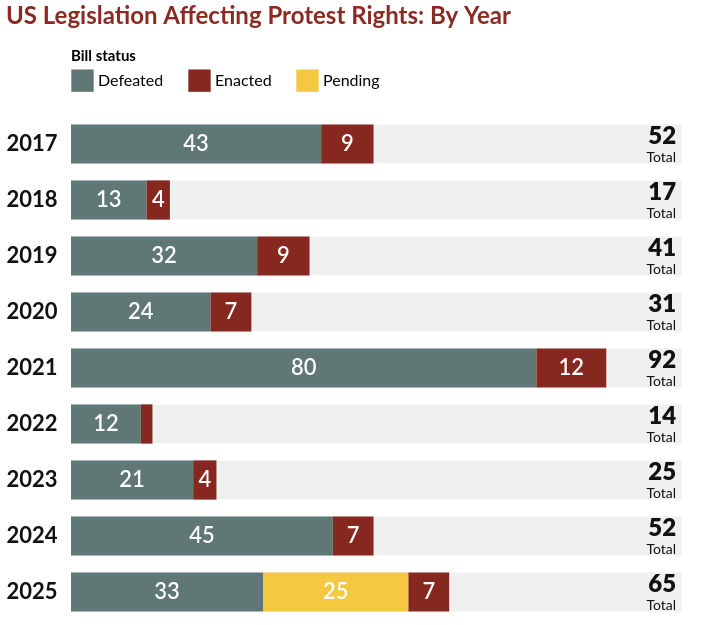

Express this chart as Vega-Lite.
### Vega-Lite specification from a JSON file in a GitHub repository (floating-point values rounded to 4 significant figures)
{"$schema": "https://vega.github.io/schema/vega-lite/v6.json", "title": {"text": "US Legislation Affecting Protest Rights: By Year", "anchor": "start", "color": "#8b2a22", "fontSize": 24, "fontWeight": "bold", "offset": 20}, "width": 640, "height": {"step": 56}, "data": {"values": [{"year": "2017", "Defeated": 43, "Pending": 0, "Enacted": 9}, {"year": "2018", "Defeated": 13, "Pending": 0, "Enacted": 4}, {"year": "2019", "Defeated": 32, "Pending": 0, "Enacted": 9}, {"year": "2020", "Defeated": 24, "Pending": 0, "Enacted": 7}, {"year": "2021", "Defeated": 80, "Pending": 0, "Enacted": 12}, {"year": "2022", "Defeated": 12, "Pending": 0, "Enacted": 2}, {"year": "2023", "Defeated": 21, "Pending": 0, "Enacted": 4}, {"year": "2024", "Defeated": 45, "Pending": 0, "Enacted": 7}, {"year": "2025", "Defeated": 33, "Pending": 25, "Enacted": 7}]}, "transform": [{"fold": ["Defeated", "Pending", "Enacted"], "as": ["status", "count"]}, {"filter": "datum.count > 0"}, {"calculate": "indexof(['Defeated','Pending','Enacted'], datum.status)", "as": "rank"}, {"window": [{"op": "sum", "field": "count", "as": "end"}], "groupby": ["year"], "sort": [{"field": "rank"}], "frame": [null, 0]}, {"calculate": "datum.end - datum.count", "as": "start"}, {"calculate": "datum.start + datum.count / 2", "as": "mid"}], "encoding": {"y": {"field": "year", "type": "ordinal", "title": null, "scale": {"paddingInner": 0.3}, "axis": {"domain": false, "ticks": false, "labelFontSize": 22, "labelFontWeight": "bold", "labelColor": "#111", "labelPadding": 14}}}, "layer": [{"transform": [{"aggregate": [], "groupby": ["year"]}], "mark": {"type": "bar", "color": "#f0f0f0"}, "encoding": {"x": {"datum": 0, "type": "quantitative", "scale": {"domain": [0, 105]}, "axis": null}, "x2": {"datum": 105}}}, {"mark": "bar", "encoding": {"x": {"field": "start", "type": "quantitative"}, "x2": {"field": "end"}, "color": {"field": "status", "type": "nominal", "scale": {"domain": ["Defeated", "Enacted", "Pending"], "range": ["#5f7775", "#862820", "#f5c842"]}, "legend": {"title": "Bill status", "orient": "top", "direction": "horizontal", "symbolType": "square", "symbolSize": 500, "symbolStrokeWidth": 0, "labelFontSize": 16, "titleFontSize": 15, "columnPadding": 24, "offset": 24}}}}, {"transform": [{"filter": "datum.count >= 3"}], "mark": {"type": "text", "color": "white", "fontSize": 22, "fontWeight": 600}, "encoding": {"x": {"field": "mid", "type": "quantitative"}, "text": {"field": "count"}}}, {"transform": [{"aggregate": [{"op": "sum", "field": "count", "as": "total"}], "groupby": ["year"]}], "mark": {"type": "text", "align": "right", "dy": -7, "fontSize": 24, "fontWeight": 900, "color": "#111"}, "encoding": {"x": {"datum": 104, "type": "quantitative"}, "text": {"field": "total"}}}, {"transform": [{"aggregate": [], "groupby": ["year"]}], "mark": {"type": "text", "align": "right", "dy": 14, "fontSize": 14, "color": "#111", "text": "Total"}, "encoding": {"x": {"datum": 104, "type": "quantitative"}}}], "config": {"font": "Lato, Helvetica, Arial, sans-serif", "view": {"stroke": null}}}
